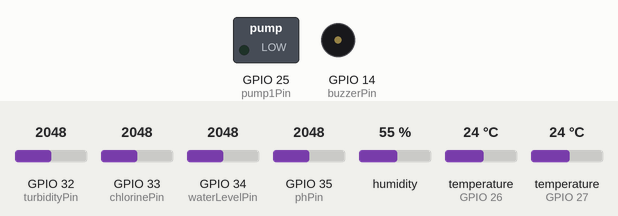
Recording of a sketch running on a simulated ESP32. Shown: switched loads named in the sketch (green lamp = pin HIGH), buzzer (waves = sounding, pin HIGH). The test bench sets the inputs (shaded band); at power-on: GPIO 32 (turbidityPin) = 2048, GPIO 33 (chlorinePin) = 2048, GPIO 34 (waterLevelPin) = 2048, GPIO 35 (phPin) = 2048, humidity 55 %, temperature (sensors on GPIO 26, GPIO 27) 24 °C. WiFi joins after 1.5 s; servers stay silent unless stated; web services answer with replies made up by the test bench; what the sketch prints to the serial monitor is not drawn.

Above: at 0.1 s.
At 20.9 s:
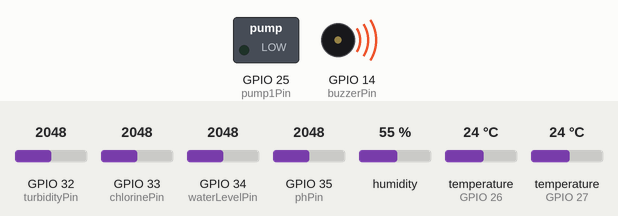
Timing chart, 0 to 22.4 s (numbered marks = the images above):
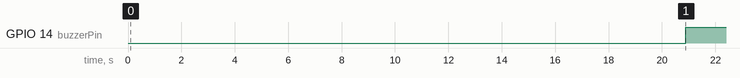

The sketch:

controller_esp32.ino
```cpp
/*
  controller_esp32.ino
  ESP32 -> ThingSpeak uploader + local control (pumps, buzzer)
*/

#include "secrets.h"
#include <WiFi.h>
#include <HTTPClient.h>
#include <DHT.h>
#include <OneWire.h>
#include <DallasTemperature.h>

#define DHTPIN 27
#define DHTTYPE DHT22
#define ONE_WIRE_BUS 26

// analog pins - adjust per board
const int waterLevelPin = 34;
const int phPin = 35;
const int turbidityPin = 32;
const int chlorinePin = 33;

// control pins
const int pump1Pin = 25;
const int pump2Pin = 26;
const int buzzerPin = 14;

// thresholds (calibrate)
const int MAX_WATER_LEVEL = 3000; // ESP32 ADC 0-4095
const int MIN_WATER_LEVEL = 1000;
const float TEMP_MAX = 30.0;
const float TEMP_MIN = 20.0;

const unsigned long UPLOAD_INTERVAL_MS = 20000;
unsigned long lastUpload = 0;

DHT dht(DHTPIN, DHTTYPE);
OneWire oneWire(ONE_WIRE_BUS);
DallasTemperature dsensor(&oneWire);

const char* THINGSPEAK_HOST = "http://api.thingspeak.com/update";

void setupPins() {
  pinMode(pump1Pin, OUTPUT);
  pinMode(pump2Pin, OUTPUT);
  pinMode(buzzerPin, OUTPUT);
  digitalWrite(pump1Pin, LOW);
  digitalWrite(pump2Pin, LOW);
  digitalWrite(buzzerPin, LOW);
}

void setup() {
  Serial.begin(115200);
  dht.begin();
  dsensor.begin();
  setupPins();

  WiFi.begin(WIFI_SSID, WIFI_PASS);
  Serial.print("Connecting to WiFi");
  while (WiFi.status() != WL_CONNECTED) {
    delay(500);
    Serial.print(".");
  }
  Serial.println(" connected.");
}

int analogReadSafe(int pin) {
  return analogRead(pin);
}

float readDS18B20() {
  dsensor.requestTemperatures();
  float t = dsensor.getTempCByIndex(0);
  if (t == DEVICE_DISCONNECTED_C) return NAN;
  return t;
}

void controlPumps(int wl, float tC) {
  if (wl >= MAX_WATER_LEVEL) {
    digitalWrite(pump1Pin, LOW);
    digitalWrite(pump2Pin, HIGH);
  } else if (wl <= MIN_WATER_LEVEL) {
    digitalWrite(pump1Pin, HIGH);
    digitalWrite(pump2Pin, LOW);
  } else {
    digitalWrite(pump1Pin, LOW);
    digitalWrite(pump2Pin, LOW);
  }

  // simple temperature control example: if too hot, ensure pump1 on
  if (!isnan(tC) && tC > TEMP_MAX) digitalWrite(pump1Pin, HIGH);
}

void uploadToThingSpeak(int wl, float pH, float dhtT, float dhtH, float dsT, int turb, int chl) {
  if (WiFi.status() != WL_CONNECTED) return;
  String url = String(THINGSPEAK_HOST) + "?api_key=" + THINGSPEAK_API_KEY;
  url += "&field1=" + String(wl);
  url += "&field2=" + String(pH, 2);
  url += "&field3=" + String(dhtT, 2);
  url += "&field4=" + String(dhtH, 2);
  url += "&field5=" + String(dsT, 2);
  url += "&field6=" + String(turb);
  url += "&field7=" + String(chl);

  HTTPClient http;
  http.begin(url);
  int code = http.GET();
  if (code > 0) {
    String resp = http.getString();
    Serial.printf("ThingSpeak: code=%d resp=%s\n", code, resp.c_str());
  } else {
    Serial.printf("ThingSpeak failed: %d\n", code);
  }
  http.end();
}

void setupBuzzer(bool on) {
  digitalWrite(buzzerPin, on ? HIGH : LOW);
}

void loop() {
  unsigned long now = millis();
  if (now - lastUpload < UPLOAD_INTERVAL_MS) {
    delay(200);
    return;
  }
  lastUpload = now;

  int waterLevel = analogReadSafe(waterLevelPin);
  int phRaw = analogReadSafe(phPin);
  int turbidityRaw = analogReadSafe(turbidityPin);
  int chlorineRaw = analogReadSafe(chlorinePin);

  float pH = (phRaw / 4095.0) * 14.0; // TODO: replace with calibrated conversion
  float dhtH = dht.readHumidity();
  float dhtT = dht.readTemperature();
  float dsT = readDS18B20();

  // local control
  controlPumps(waterLevel, dsT);

  // alerts
  bool alert = false;
  if (pH < 6.5 || pH > 7.5) alert = true;
  if (turbidityRaw > 2000) alert = true;  // tune after calibration
  if (chlorineRaw < 1500) alert = true;   // tune after calibration
  if (isnan(dhtH) || isnan(dhtT) || isnan(dsT)) alert = true;
  setupBuzzer(alert);

  // upload
  uploadToThingSpeak(waterLevel, pH, dhtT, dhtH, dsT, turbidityRaw, chlorineRaw);

  // debug JSON line
  Serial.printf("{\"waterLevel\":%d,\"pH\":%.2f,\"dhtTemp\":%.2f,\"dhtHum\":%.2f,\"dsTemp\":%.2f,\"turbidity\":%d,\"chlorine\":%d}\n",
                waterLevel, pH, dhtT, dhtH, dsT, turbidityRaw, chlorineRaw);

  delay(1000);
}
```

Measured:
- by itself, GPIO 14 (buzzerPin): LOW → HIGH at 20.9 s
